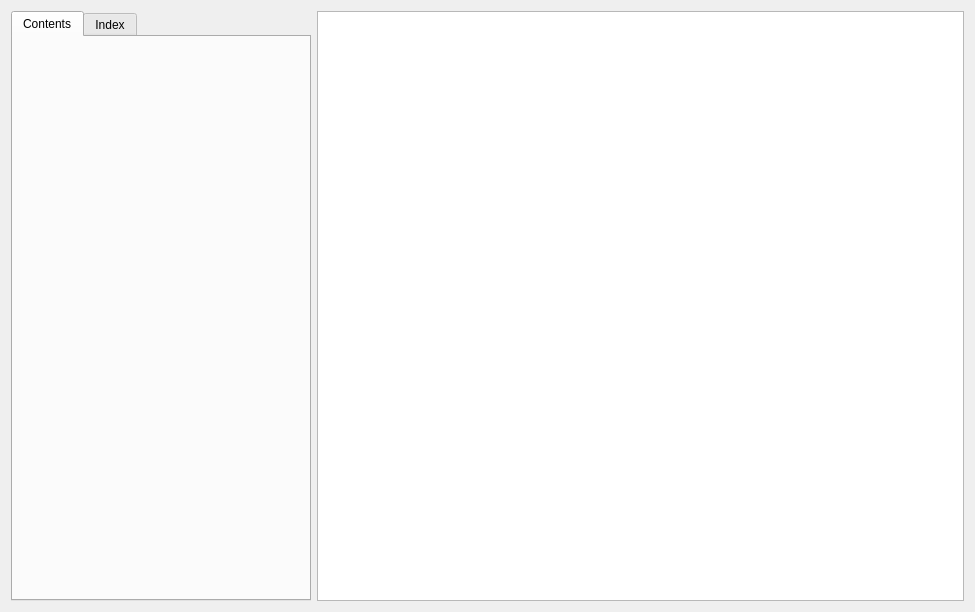
<?xml version="1.0" encoding="UTF-8"?>
<ui version="4.0">
 <class>HelpWindow</class>
 <widget class="QWidget" name="HelpWindow">
  <property name="geometry">
   <rect>
    <x>0</x>
    <y>0</y>
    <width>975</width>
    <height>612</height>
   </rect>
  </property>
  <property name="windowTitle">
   <string>Manuel</string>
  </property>
  <property name="windowIcon">
   <iconset resource="resources.qrc">
    <normaloff>:/icons/icons/book.svg</normaloff>:/icons/icons/book.svg</iconset>
  </property>
  <layout class="QHBoxLayout" name="horizontalLayout">
   <item>
    <widget class="QTabWidget" name="tabWidget">
     <property name="maximumSize">
      <size>
       <width>300</width>
       <height>16777215</height>
      </size>
     </property>
     <property name="currentIndex">
      <number>0</number>
     </property>
     <widget class="QWidget" name="contents">
      <attribute name="title">
       <string>Contents</string>
      </attribute>
     </widget>
     <widget class="QWidget" name="index">
      <attribute name="title">
       <string>Index</string>
      </attribute>
     </widget>
    </widget>
   </item>
   <item>
    <widget class="HelpBrowser" name="textBrowser"/>
   </item>
  </layout>
 </widget>
 <customwidgets>
  <customwidget>
   <class>HelpBrowser</class>
   <extends>QTextBrowser</extends>
   <header>pythot/pythot.h</header>
  </customwidget>
 </customwidgets>
 <resources>
  <include location="resources.qrc"/>
 </resources>
 <connections/>
</ui>
